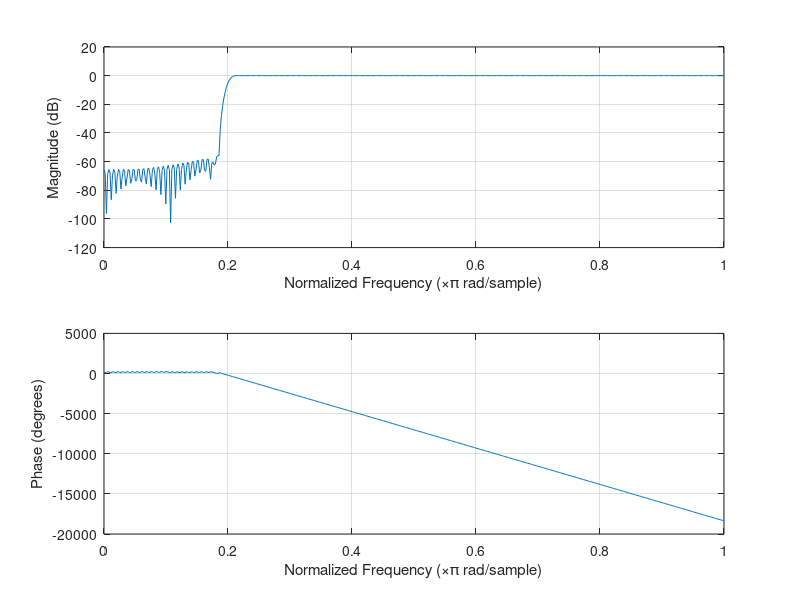
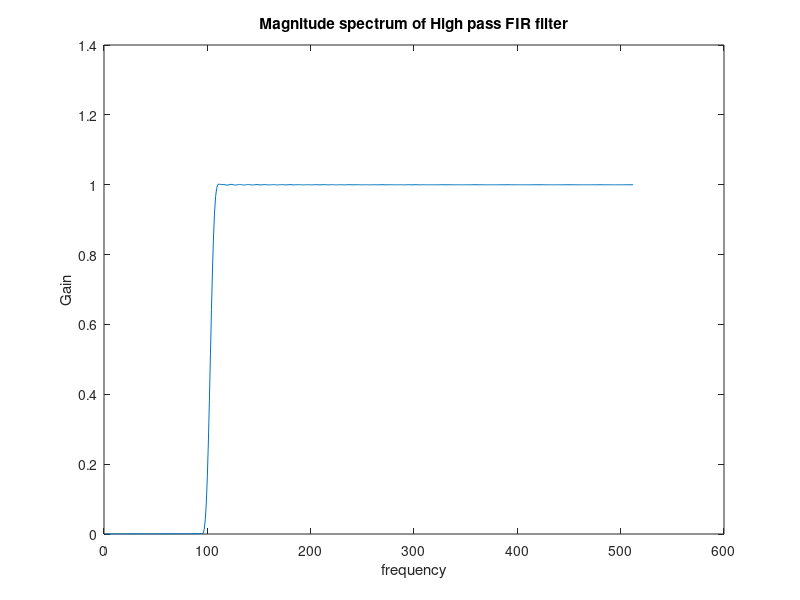

The MATLAB script that drew these images, in order:
%% Experiment - 4
% Exercise - 2
clc;
clear;
figure;

%% High pass FIR filter design using the window method
w_s = 0.2;  % Stop band frequency
w_p = 0.3;  % Pass band frequency
w_c = w_s + (w_p - w_s) / 2;  % Cut-off frequency

k = 4;  % Hamming window
N = ceil((2 * k * pi) / (w_p - w_s));  % Order of filter
win = window(@hamming, N+1);  % Hamming window
NUM = fir1(N, w_s, 'high', win);  % Numerator coefficients of T[z]
DEN = [1];  % Denominator coefficients of T[z]
freqz(NUM, DEN)  % Frequency response

figure;
H = freqz(NUM, DEN);  % Frequency response
plot(abs(H))  % Magnitude spectrum
title('Magnitude spectrum of High pass FIR filter')
xlabel('frequency'), ylabel('Gain')
